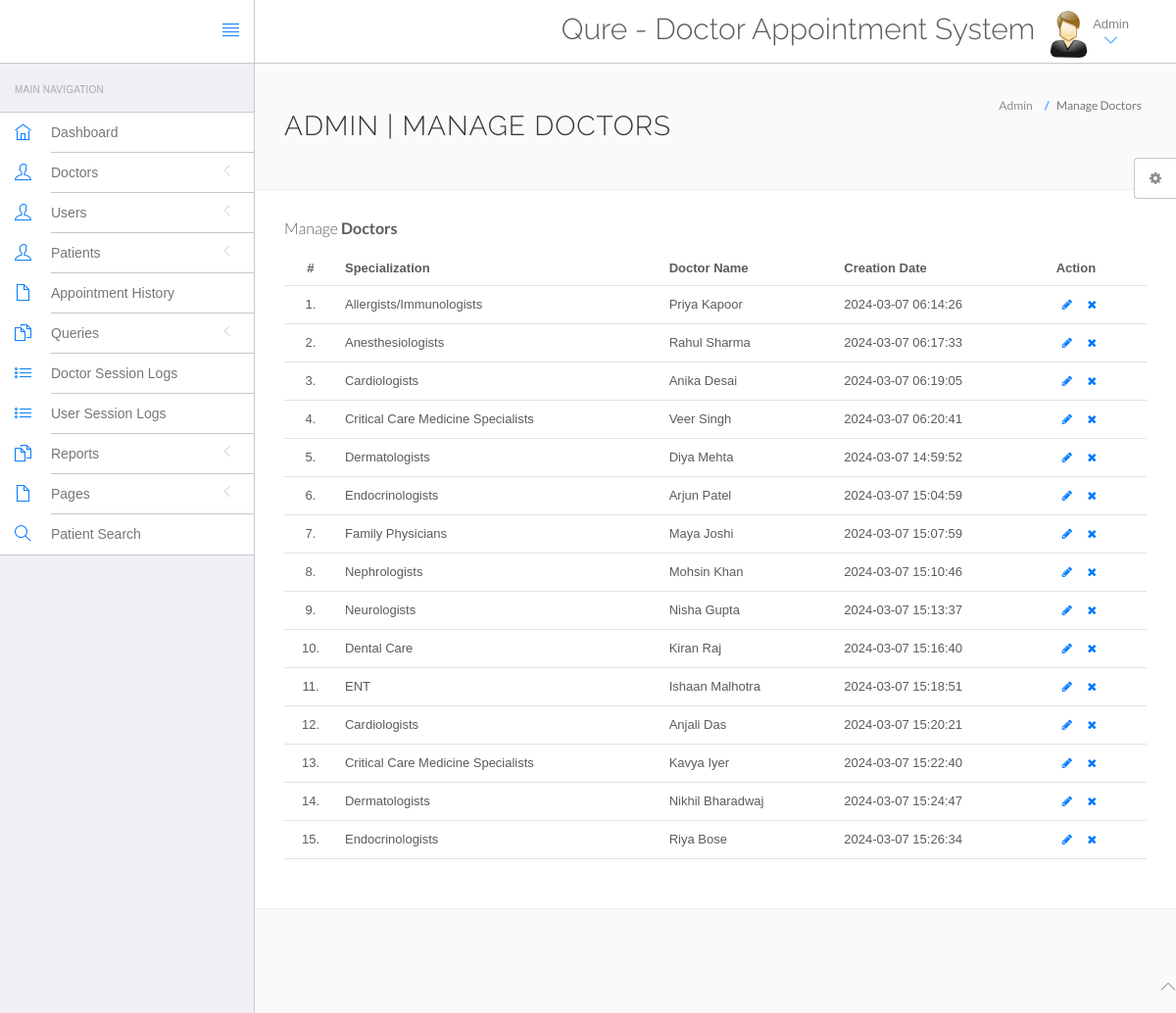
Screenshot of /hospital/hms/admin/manage-doctors.php (signed in) with the database file from the repository.
### tables this page shows
CREATE TABLE `doctors` (
  `id` int(11) NOT NULL,
  `specilization` varchar(255) NOT NULL,
  `doctorName` varchar(255) DEFAULT NULL,
  `address` longtext DEFAULT NULL,
  `docFees` varchar(255) DEFAULT NULL,
  `contactno` bigint(11) DEFAULT NULL,
  `docEmail` varchar(255) DEFAULT NULL,
  `password` varchar(255) DEFAULT NULL,
  `creationDate` timestamp NULL DEFAULT current_timestamp(),
  `updationDate` timestamp NULL DEFAULT NULL ON UPDATE current_timestamp(),
  `spno` int(11) DEFAULT NULL
);

### hospital/hms/admin/manage-doctors.php (the view, shortened to what this page needs)
<?php
include('include/config.php');
if(strlen($_SESSION['id']==0)) {
 header('location:logout.php');
  } else{
?>
<!DOCTYPE html>
<html lang="en">
	<head>
		<link rel="stylesheet" href="vendor/bootstrap/css/bootstrap.min.css">
		<link rel="stylesheet" href="vendor/fontawesome/css/font-awesome.min.css">
		<link rel="stylesheet" href="vendor/themify-icons/themify-icons.min.css">
		<link href="vendor/animate.css/animate.min.css" rel="stylesheet" media="screen">
		<link href="vendor/perfect-scrollbar/perfect-scrollbar.min.css" rel="stylesheet" media="screen">
		<link href="vendor/switchery/switchery.min.css" rel="stylesheet" media="screen">
		<link href="vendor/bootstrap-touchspin/jquery.bootstrap-touchspin.min.css" rel="stylesheet" media="screen">
		<link href="vendor/select2/select2.min.css" rel="stylesheet" media="screen">
		<link href="vendor/bootstrap-datepicker/bootstrap-datepicker3.standalone.min.css" rel="stylesheet" media="screen">
		<link href="vendor/bootstrap-timepicker/bootstrap-timepicker.min.css" rel="stylesheet" media="screen">
		<link rel="stylesheet" href="assets/css/styles.css">
		<link rel="stylesheet" href="assets/css/plugins.css">
		<link rel="stylesheet" href="assets/css/themes/theme-1.css" id="skin_color" />
	</head>
	<body>
		<div id="app">
<?php include('include/sidebar.php');?>
			<div class="app-content">
						<?php include('include/header.php');?>
				<div class="main-content" >
					<div class="wrap-content container" id="container">
						<section id="page-title">
							<div class="row">
								<div class="col-sm-8">
									<h1 class="mainTitle">Admin | Manage Doctors</h1>
																	</div>
								<ol class="breadcrumb">
									<li>
										<span>Admin</span>
									</li>
									<li class="active">
										<span>Manage Doctors</span>
									</li>
								</ol>
							</div>
						</section>
						<div class="container-fluid container-fullw bg-white">
									<div class="row">
								<div class="col-md-12">
									<h5 class="over-title margin-bottom-15">Manage <span class="text-bold">Doctors</span></h5>
									<table class="table table-hover" id="sample-table-1">
										<thead>
											<tr>
												<th class="center">#</th>
												<th>Specialization</th>
												<th class="hidden-xs">Doctor Name</th>
												<th>Creation Date </th>
												<th>Action</th>
											</tr>
										</thead>
										<tbody>
<?php
$sql=mysqli_query($con,"select * from doctors");
$cnt=1;
while($row=mysqli_fetch_array($sql))
{
?>
											<tr>
												<td class="center"><?php echo $cnt;?>.</td>
												<td class="hidden-xs"><?php echo $row['specilization'];?></td>
												<td><?php echo $row['doctorName'];?></td>
												<td><?php echo $row['creationDate'];?>
												</td>
												<td >
												<div class="visible-md visible-lg hidden-sm hidden-xs">
							<a href="edit-doctor.php?id=<?php echo $row['id'];?>" class="btn btn-transparent btn-xs" tooltip-placement="top" tooltip="Edit"><i class="fa fa-pencil"></i></a>
	<a href="manage-doctors.php?id=<?php echo $row['id']?>&del=delete" onClick="return confirm('Are you sure you want to delete?')"class="btn btn-transparent btn-xs tooltips" tooltip-placement="top" tooltip="Remove"><i class="fa fa-times fa fa-white"></i></a>
												</div>
												</td>
											</tr>
											<?php
$cnt=$cnt+1;
											 }?>
										</tbody>
									</table>
								</div>
							</div>
								</div>
							</div>
						</div>
					</div>
				</div>
	<?php include('include/footer.php');?>
	<?php include('include/setting.php');?>
	</body>
</html>
<?php } ?>

### hospital/hms/admin/assets/css/themes/theme-1.css (style rules this page uses)
body { background: #FAFAFA; }

### rows the page displays
doctors: specilization "Allergists/Immunologists", doctorName "Priya Kapoor", creationDate "2024-03-07 06:14:26"
doctors: specilization "Anesthesiologists", doctorName "Rahul Sharma", creationDate "2024-03-07 06:17:33"
doctors: specilization "Cardiologists", doctorName "Anika Desai", creationDate "2024-03-07 06:19:05"
doctors: specilization "Critical Care Medicine Specialists", doctorName "Veer Singh", creationDate "2024-03-07 06:20:41"
doctors: specilization "Dermatologists", doctorName "Diya Mehta", creationDate "2024-03-07 14:59:52"
doctors: specilization "Endocrinologists", doctorName "Arjun Patel", creationDate "2024-03-07 15:04:59"
doctors: specilization "Family Physicians", doctorName "Maya Joshi", creationDate "2024-03-07 15:07:59"
doctors: specilization "Nephrologists", doctorName "Mohsin Khan", creationDate "2024-03-07 15:10:46"
doctors: specilization "Neurologists", doctorName "Nisha Gupta", creationDate "2024-03-07 15:13:37"
doctors: specilization "Dental Care", doctorName "Kiran Raj", creationDate "2024-03-07 15:16:40"
doctors: specilization "ENT", doctorName "Ishaan Malhotra", creationDate "2024-03-07 15:18:51"
doctors: specilization "Cardiologists", doctorName "Anjali Das", creationDate "2024-03-07 15:20:21"
doctors: specilization "Critical Care Medicine Specialists", doctorName "Kavya Iyer", creationDate "2024-03-07 15:22:40"
doctors: specilization "Dermatologists", doctorName "Nikhil Bharadwaj", creationDate "2024-03-07 15:24:47"
doctors: specilization "Endocrinologists", doctorName "Riya Bose", creationDate "2024-03-07 15:26:34"
